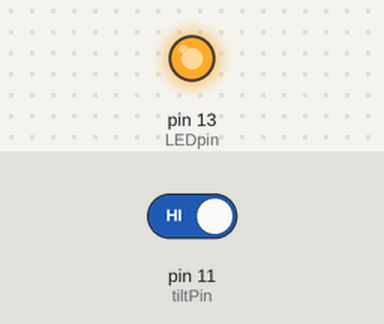
This sketch was run on a simulated Arduino Uno, built with avr-gcc and run on an emulated ATmega328P. On the bench: output pins drawn as LEDs (lit = HIGH). Inputs (shaded band) come from the test bench; at power-on: pin 11 (tiltPin) HIGH. What the sketch prints to the serial monitor is not drawn.

Above: at 2.8 s.
2.9 s: pin 11 (tiltPin) driven LOW
At 4.2 s:
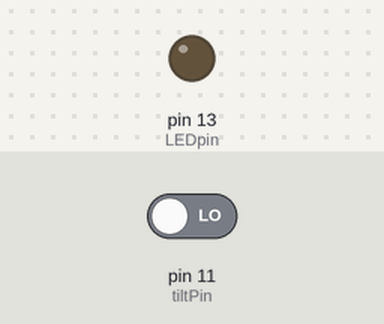
4.5 s: pin 11 (tiltPin) driven HIGH
At 5.8 s:
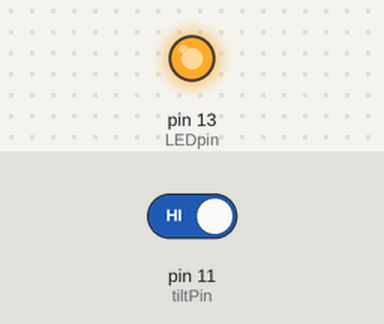
Timing chart, 0 to 7.5 s (numbered marks = the images above; inputs shaded):
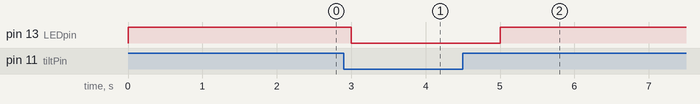

The sketch:

tidd-tiltsensors-final.ino
```cpp
// constants won't change. They're used here to
// set pin numbers:
const int tiltPin = 11;     // the number of the tilt pin
const int LEDpin =  13;      // the number of the LED pin

// variables will change:
int tiltState = 0;         // variable for reading the tilt status

void setup() {
  // initialize serial communication:
  Serial.begin(4800);
  // initialize the LED pin as an output:
  pinMode(LEDpin, OUTPUT);
  // initialize the tilt1 pin as an input:
  pinMode(tiltPin, INPUT);
  pinMode(11, INPUT_PULLUP);
  // set a0 as ground
 // pinMode(A0,OUTPUT);
  // digitalWrite(A0,LOW);
}

void loop(){
  // read the state of the tilt1 value:
  tiltState = digitalRead(tiltPin);

  // check if the tilt1 is up
  // if it is, the tiltState1 is HIGH:
  if (tiltState == HIGH) {
    // print mode
    Serial.print("Hold");
    // turn LED on:
    digitalWrite(LEDpin, HIGH);
  }
  else {
    // print mode
    Serial.print("Flip");
    // turn LED off:
    digitalWrite(LEDpin, LOW);
  }

  // delay between readings:
  delay(1000);
}
```

Measured:
- after the input at 2.9 s, pin 13 (LEDpin): HIGH → LOW after 0.10 s
- after the input at 4.5 s, pin 13 (LEDpin): LOW → HIGH after 0.50 s
